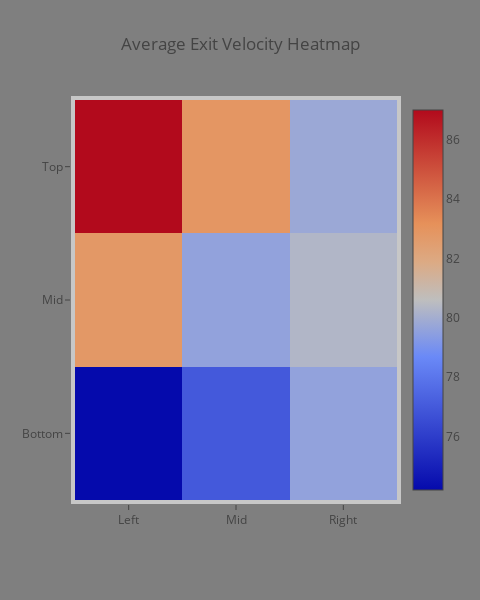
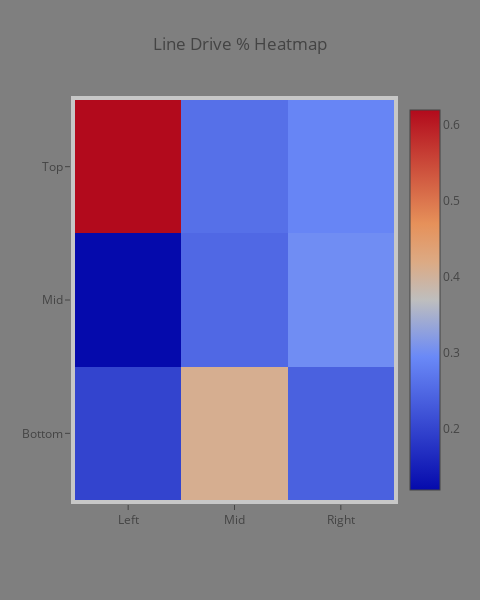
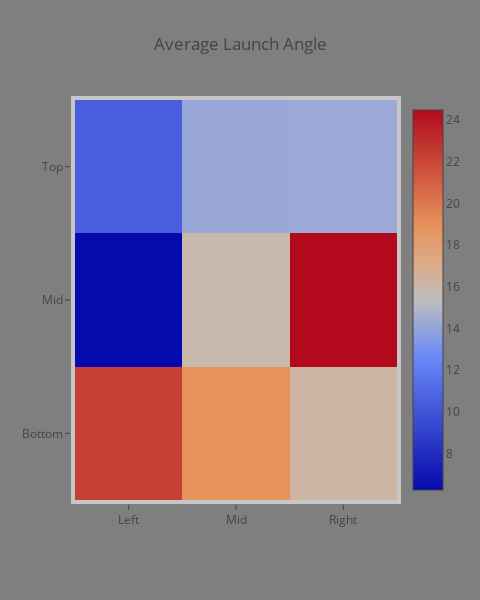
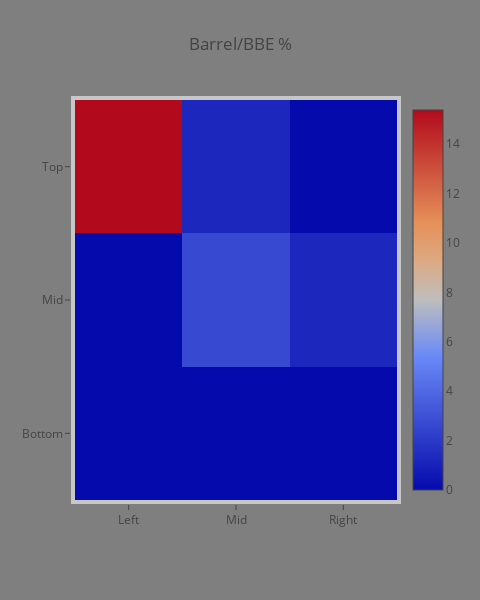

Notebook code for these charts, in order:
### Code cell
hstats  = HitterSummary(hx2, 'Nate Clow', 44,55, 60, 90)

hstats

### Figure 1 — Plotly figure (JSON) as saved in the notebook; plotly's stock layout.template omitted (floating-point values rounded to 4 significant figures)
{"data": [{"type": "heatmap", "uid": "d93d3c9c-019b-4767-be83-63cf1338a8c1", "x": ["Left", "Mid", "Right"], "y": ["Bottom", "Mid", "Top"], "z": [[74.2, 77, 79.6], [82.8, 79.6, 80.3], [87, 82.9, 79.8]]}], "layout": {"autosize": false, "height": 600, "margin": {"b": 100, "l": 75, "pad": 4, "r": 50, "t": 100}, "paper_bgcolor": "#7f7f7f", "plot_bgcolor": "#c7c7c7", "title": {"text": "Average Exit Velocity Heatmap"}, "width": 480}}

### Figure 2 — Plotly figure (JSON) as saved in the notebook; plotly's stock layout.template omitted (floating-point values rounded to 4 significant figures)
{"data": [{"type": "heatmap", "uid": "76be2051-0fb8-4b68-8bc9-b8ad947d7f80", "x": ["Left", "Mid", "Right"], "y": ["Bottom", "Mid", "Top"], "z": [[0.2, 0.41, 0.24], [0.12, 0.25, 0.3], [0.62, 0.26, 0.29]]}], "layout": {"autosize": false, "height": 600, "margin": {"b": 100, "l": 75, "pad": 4, "r": 50, "t": 100}, "paper_bgcolor": "#7f7f7f", "plot_bgcolor": "#c7c7c7", "title": {"text": "Line Drive % Heatmap"}, "width": 480}}

### Figure 3 — Plotly figure (JSON) as saved in the notebook; plotly's stock layout.template omitted (floating-point values rounded to 4 significant figures)
{"data": [{"type": "heatmap", "uid": "32f8fa3f-9ecf-4a9b-b740-ebcd264f84d0", "x": ["Left", "Mid", "Right"], "y": ["Bottom", "Mid", "Top"], "z": [[22.3, 18.94, 16.24], [6.24, 15.95, 24.48], [10.46, 14.11, 14.24]]}], "layout": {"autosize": false, "height": 600, "margin": {"b": 100, "l": 75, "pad": 4, "r": 50, "t": 100}, "paper_bgcolor": "#7f7f7f", "plot_bgcolor": "#c7c7c7", "title": {"text": "Average Launch Angle"}, "width": 480}}

### Figure 4 — Plotly figure (JSON) as saved in the notebook; plotly's stock layout.template omitted (floating-point values rounded to 4 significant figures)
{"data": [{"type": "heatmap", "uid": "bec65cf3-e4eb-429e-a33c-a9bd2a217d9a", "x": ["Left", "Mid", "Right"], "y": ["Bottom", "Mid", "Top"], "z": [[0, 0, 0], [0, 2.68, 1.23], [15.38, 1.25, 0]]}], "layout": {"autosize": false, "height": 600, "margin": {"b": 100, "l": 75, "pad": 4, "r": 50, "t": 100}, "paper_bgcolor": "#7f7f7f", "plot_bgcolor": "#c7c7c7", "title": {"text": "Barrel/BBE %"}, "width": 480}}
